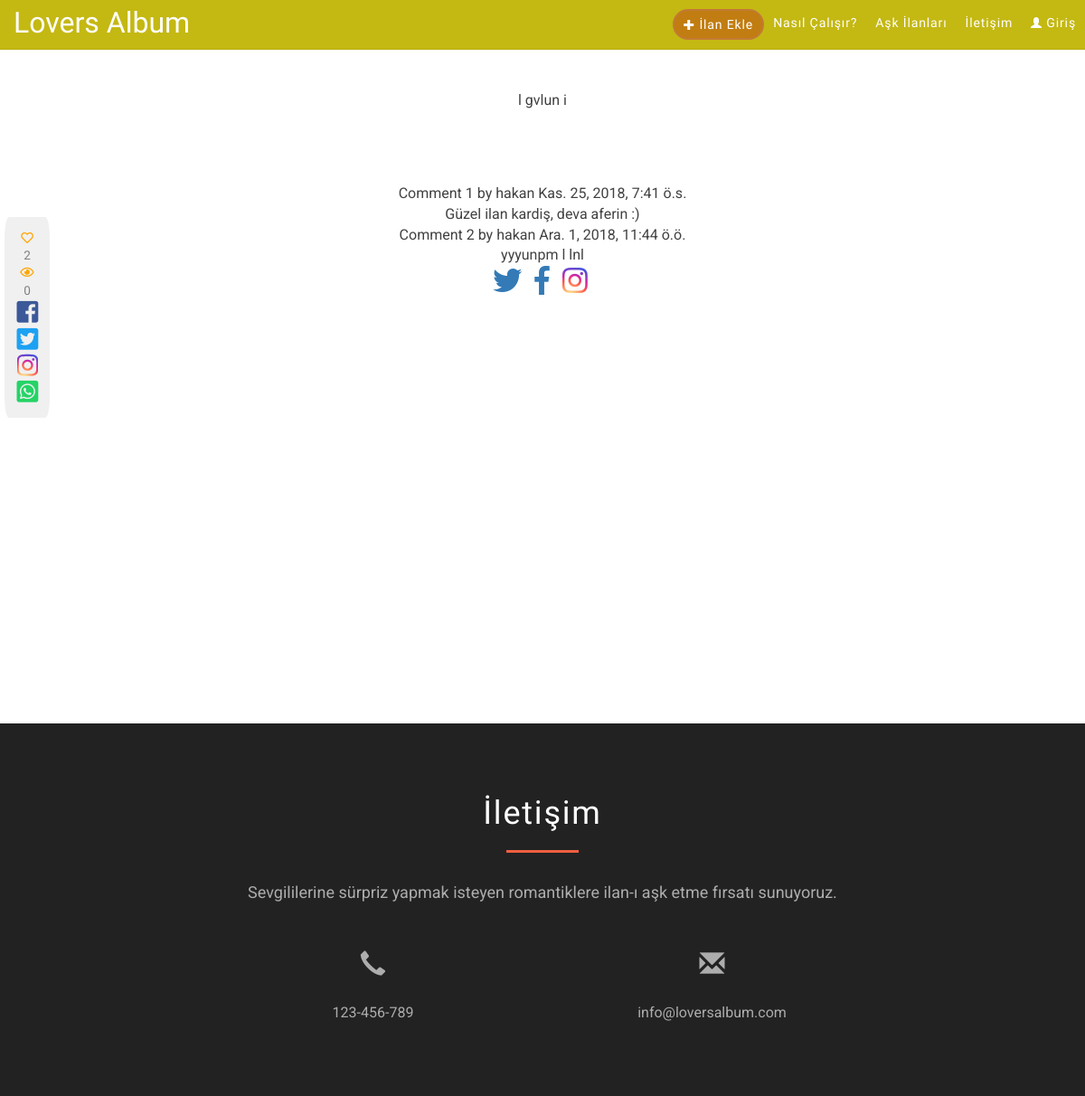
The app's page /ilan/4, older data.
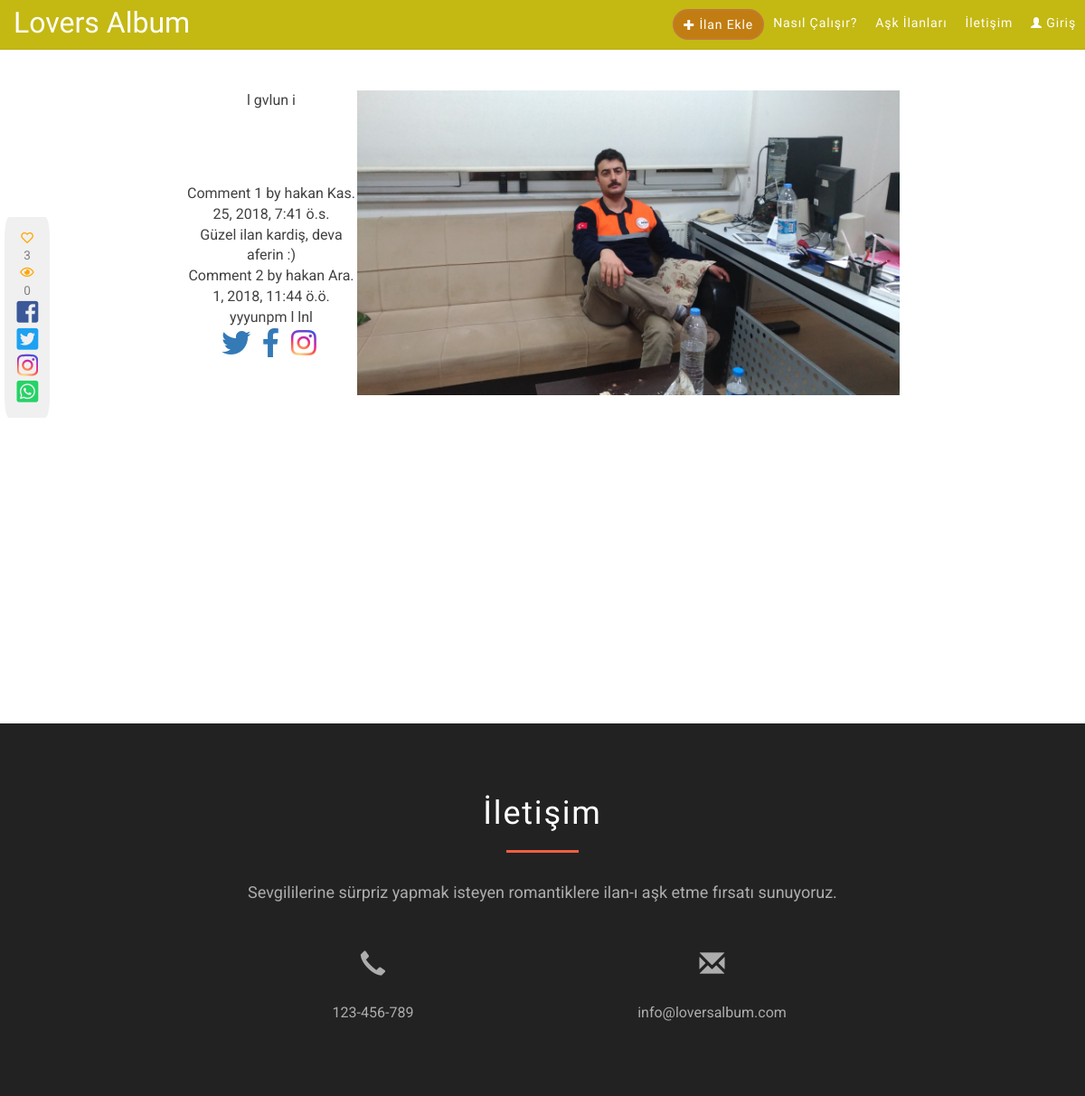
The same page, newer data.
### ilan/models.py (models this page shows, shortened)
class Ilan(models.Model):
    baslik = models.CharField(max_length=30)
    metin =  RichTextUploadingField()
    ilan_foto = models.ImageField(upload_to='ilan_fotolari/', default='350x150.png')
    user = models.OneToOneField(settings.AUTH_USER_MODEL, on_delete=models.CASCADE)
    mutluluk_dileyenler = models.ManyToManyField(settings.AUTH_USER_MODEL, blank= True, related_name = 'mutluluk_dilenen_ilan')
    goruntulenme = models.PositiveIntegerField(default = 0)
    olusturma_tarihi = models.DateTimeField(auto_now_add=True)
    yayinlandimi = models.BooleanField(default=False)

### ilan/views.py (the view)
# urls.py: path('<int:pk>', views.ilan_detail, name="ilan_goster"),
def ilan_detail(request, pk):
    ilan = Ilan.objects.get(id=pk)
    yorumlar = ilan.yorumlar.filter(active=True)
    if ilan.mutluluk_dileyenler.filter(id=request.user.id).exists():
        begeni = 'btn-warning'
        begeni_kalp = 'fas'
    else:
        begeni = 'btn-success'
        begeni_kalp = 'far'
    new_comment = None
    if request.method == 'POST':
        comment_form = CommentForm(data=request.POST)
        if comment_form.is_valid():
            new_comment = comment_form.save(commit=False)
            new_comment.ilan = ilan
            new_comment.user = request.user
            new_comment.save()
    else:
        comment_form = CommentForm()
    return render(request, 'ilan_goster.html', {
    'ilan': ilan,
    'mutluluk_dileyen_sayisi': ilan.mutluluk_dileyenler.count(),
    'yorumlar': yorumlar, 'new_comment': new_comment,
    'comment_form': comment_form,
    'begeni': begeni,
    'begeni_kalp': begeni_kalp,
    })

### templates/ilan_goster.html (shortened to what this page needs)
{% extends 'base.html' %}
{% block content %}
<div class="col-lg-8 col-lg-offset-2 col-md-10 col-sm-12 col-xs-12">
<div class="ilan-metni">{{ ilan.metin | safe}}</div>
<div class="ilan-alti">
<div class="ilan-begeni-paylasim">
    {% if user.is_authenticated %}
        <button id="likes" type="submit">
    <i id="kalp" class="{{ begeni_kalp }} fa-heart"></i></button> <span id="mutluluk_sayac">{{ mutluluk_dileyen_sayisi }}</span>
    {% else %}
    <i id="kalp" class="far fa-heart"></i></button> <span id="mutluluk_sayac">{{ mutluluk_dileyen_sayisi }}</span>
    {% endif %}<i class="far fa-eye"></i>  {{ ilan.goruntulenme }}
    <a href="http://www.facebook.com/share.php?u={{ request.META.HTTP_HOST }}/ilan/{{ ilan.id }}"><i class="fab fa-facebook-square fa-2x"></i></a>
    <a href="https://twitter.com/intent/tweet?url={{ request.META.HTTP_HOST }}/ilan/{{ ilan.id }}"><i class="fab fa-twitter-square fa-2x"></i></a>
    <a href="https://twitter.com/intent/tweet?url={{ request.META.HTTP_HOST }}/ilan/{{ ilan.id }}"><i class="fab fa-instagram fa-2x"></i></a>
    <a href="whatsapp://send?text={{ request.META.HTTP_HOST }}/ilan/{{ ilan.id }}" data-action="share/whatsapp/share"><i class="fab fa-whatsapp-square fa-2x"></i></a>
</div>
        {% for comment in yorumlar %}
        <div class="comment">
            <p class="info">
            Comment {{ forloop.counter }} by {{ comment.user }}
            {{ comment.created }}
            </p>
            {{ comment.yorum_metni|linebreaks }}
            </div>
            {% empty %}
            <div class="card">
            <div class="card-body">
                Henüz yorum yapılmadı.
            </div>
            </div>
        {% endfor %}
        <div class="social-icons">
                <ul class="list-unstyled list-inline text-center mb-0">
                    <li class="list-unstyled-item">
                    <a href="#">
                        <i class="fab fa-twitter fa-2x"></i>
                    </a>
                    </li>
                    <li class="list-unstyled-item">
                    <a href="#">
                        <i class="fab fa-facebook-f fa-2x"></i>
                    </a>
                    </li>
                    <li class="list-unstyled-item">
                    <a href="#">
                        <i class="fab fa-instagram fa-2x"></i>
                    </a>
                    </li>
                </ul>
        </div>
    </div>
</div>
{% endblock %}

Row changes from the older to the newer data that the page shows:
changed Ilan "l gvlun i": metin: picture added
Text that changed along with them:
{{ mutluluk_dileyen_sayisi }}: "2" → "3"
